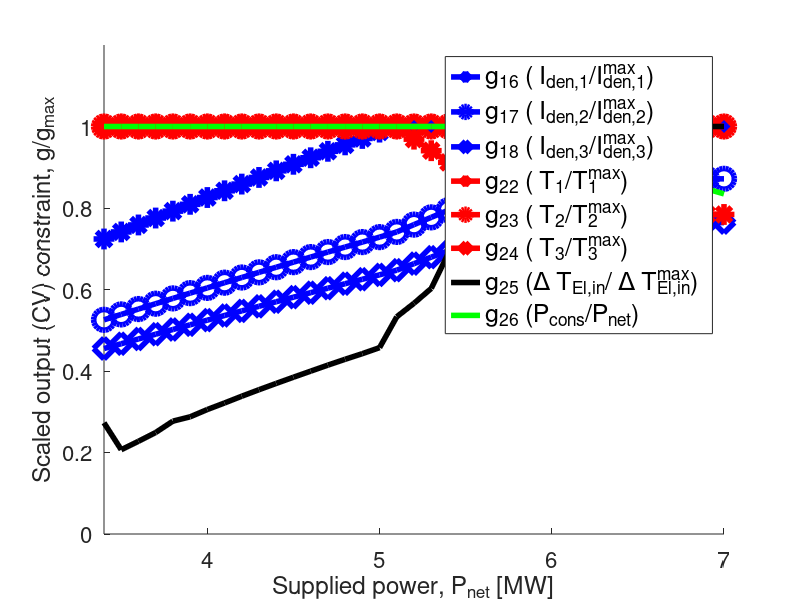

The MATLAB source for this figure: (Note: this script raises an error after producing the figure.)
clc
clear
close all

% load Data_CoupledElectrolyzerState2
% load Data_CoupledElectrolyzerState1
% load Data_DecoupledElectrolyzers_State1
% load Data_DecoupledElectrolyzers_State2

load DataThesis_ActiveRegionPlot

par.N = 3;

%% active region graphs for the thesis
%  ac_C_S2(counter,:) = [Iden/198.5, 32./Iden, Tk/80, 25./Tk, (max(Tk)-T_El_in_set)/30, Pcons/Pnet,...
%         qlye_kgs/10, 0.5./qlye_kgs, qcw_kgs/80 1e-5/qcw_kgs];

set(0, 'DefaultAxesFontSize', 16,  'DefaultLineLineWidth', 4)
fig1 = figure('NumberTitle', 'off', 'Name', 'Active region map, Flowsheet 1, State 2');
hold on
linS = {'*','o','d'};
for i=1:par.N
    txt = [',',num2str(i)];
    plot(row_C_S2(:,1),ac_C_S2(:,i),strcat('-',linS{i},'b'),'DisplayName',strcat('g_{',num2str(5*par.N+i),'} (',' I_{den',txt,'}/I_{den',txt,'}^{max})'), 'MarkerSize',15);%Iden_max constraint
    hold on
end
for i=1:par.N
    txt = num2str(i);
    plot(row_C_S2(:,1),ac_C_S2(:,2*par.N+i),strcat('-',linS{i},'r'),'DisplayName',strcat('g_{',num2str(7*par.N+i),'} (', ' T_{',txt,'}/T_{',txt,'}^{max})'), 'MarkerSize',15);%T_max constraint
    hold on
end
hold on
plot(row_C_S2(:,1),ac_C_S2(:,4*par.N+1),strcat('-','k'),'DisplayName',strcat('g_{25} (','\Delta T_{El,in}/ \Delta T_{El,in}^{max})'))%Tk-Telin constraint
hold on
plot(row_C_S2(:,1),ac_C_S2(:,4*par.N+2),strcat('-','g'),'DisplayName',strcat('g_{26} (','P_{cons}/P_{net})'))%Pcons constraint

ylim([0 1.2])
xlim([3.4,7])
legend show
legend('FontSize',18)
% legend('Orientation','horizontal')
xlabel('Supplied power, P_n_e_t [MW]')
ylabel('Scaled output (CV) constraint, g/g_{max}')
h1 = xline(5.1,'--k','Medium Power','LabelOrientation','Horizontal','FontSize',18);
h1.Annotation.LegendInformation.IconDisplayStyle = 'off';
h2 = xline(5.8,'--k','High Power','LabelOrientation','Horizontal','FontSize',18);
h2.Annotation.LegendInformation.IconDisplayStyle = 'off';
h3 = xline(3.4,'--k','Low Power','LabelOrientation','Horizontal','FontSize',18);
h3.Annotation.LegendInformation.IconDisplayStyle = 'off';
box on
saveas(fig1,'ThesisAC_Output','epsc');

set(0, 'DefaultAxesFontSize', 16,  'DefaultLineLineWidth', 4)
fig2 = figure('NumberTitle', 'off', 'Name', 'Active region map, Flowsheet 1, State 2');
hold on
linS = {'*','o','d'};
for i=1:par.N
    txt = [',',num2str(i)];
    plot(row_C_S2(:,1),ac_C_S2(:,4*par.N+2+i),strcat('-',linS{i},'m'),'DisplayName',strcat('g_{',num2str(par.N+i),'} (',' q_{lye',txt,'}/q_{lye',txt,'}^{max})'), 'MarkerSize',15);%qlye_max constraint
    hold on
end
ylim([0 1.2])
xlim([3.4,7])
legend show
legend('FontSize',18)
% legend('Orientation','horizontal')
xlabel('Supplied power, P_n_e_t [MW]')
ylabel('Scaled input (MV) constraint, g/g_{max}')
h4 = xline(5.1,'--k','Medium Power','DisplayName','P_{net} = 5.1 MW','LabelOrientation','Horizontal','FontSize',18);
h4.Annotation.LegendInformation.IconDisplayStyle = 'off';
h5 = xline(5.8,'--k','High Power','DisplayName','P_{net} = 5.8 MW','LabelOrientation','Horizontal','FontSize',18);
h5.Annotation.LegendInformation.IconDisplayStyle = 'off';
h6 = xline(3.4,'--k','Low Power','DisplayName','P_{net} = 3.4 MW','LabelOrientation','Horizontal','FontSize',18);
h6.Annotation.LegendInformation.IconDisplayStyle = 'off';
box on
saveas(fig2,'ThesisAC_Input','epsc');

%% %active region graph for Flowsheet 1 State 1
% set(0, 'DefaultAxesFontSize', 12,  'DefaultLineLineWidth', 1.5)
% fig1 = figure('NumberTitle', 'off', 'Name', 'Active region map, Flowsheet 1, State 1');
% hold on
% subplot(2,1,1)
% linS = {'*','o','d'};
% for i=1:par.N
%     txt = ['El ',num2str(i)];
%     plot(row_C_S1(:,1),ac_C_S1(:,i),strcat('-',linS{i},'b'),'DisplayName',strcat(txt,' Iden_M_a_x'))
%     hold on
%     plot(row_C_S1(:,1),ac_C_S1(:,par.N+i),strcat('--',linS{i},'b'),'DisplayName',strcat(txt,' Iden_M_i_n'))
%     hold on
%     plot(row_C_S1(:,1),ac_C_S1(:,2*par.N+i),strcat('-',linS{i},'r'),'DisplayName',strcat(txt,' T_M_a_x'))
% end
% hold on
% plot(row_C_S1(:,1),ac_C_S1(:,5*par.N+2),strcat('--','k'),'DisplayName',' \Delta T2_H_e_x_ _M_i_n')
% ylim([0 1.2])
% xlim([0,7])
% legend show
% legend('Orientation','horizontal')
% xlabel('Supplied power, P_n_e_t [MW]')
% ylabel('Scaled active constraint, c/c_m_a_x')
% xline(1,'-k','LineWidth',1.2,'DisplayName','P_n_e_t_ _M_i_n');
% 
% subplot(2,1,2)
% linS = {'*','o','d'};
% for i=1:par.N
%     txt = ['El ',num2str(i)];
%     plot(row_C_S1(:,1),ac_C_S1(:,6*par.N+2+i),strcat('--',linS{i},'m'),'DisplayName',strcat(txt,' qlye_M_i_n'))
%     hold on
% end
% ylim([0 1.2])
% xlim([0,7])
% legend show
% legend('Orientation','horizontal')
% xlabel('Supplied power, P_n_e_t [MW]')
% ylabel('Scaled active constraint, c/c_m_a_x')
% xline(1,'-k','LineWidth',1.2,'DisplayName','P_n_e_t_ _M_i_n');
% saveas(fig1,'AC_F1S1','epsc');

%% %active region graph for Flowsheet 1 State 2
% set(0, 'DefaultAxesFontSize', 12,  'DefaultLineLineWidth', 1.5)
% fig2 = figure('NumberTitle', 'off', 'Name', 'Active region map, Flowsheet 1, State 2');
% hold on
% subplot(2,1,1)
% linS = {'*','o','d'};
% for i=1:par.N
%     txt = ['El ',num2str(i)];
%     plot(row_C_S2(:,1),ac_C_S2(:,i),strcat('-',linS{i},'b'),'DisplayName',strcat(txt,' Iden_M_a_x'))
%     hold on
%     plot(row_C_S2(:,1),ac_C_S2(:,par.N+i),strcat('--',linS{i},'b'),'DisplayName',strcat(txt,' Iden_M_i_n'))
%     hold on
%     plot(row_C_S2(:,1),ac_C_S2(:,2*par.N+i),strcat('-',linS{i},'r'),'DisplayName',strcat(txt,' T_M_a_x'))
%     hold on
% end
% hold on
% plot(row_C_S2(:,1),ac_C_S2(:,5*par.N+2),strcat('--','k'),'DisplayName',' \Delta T2_H_e_x_ _M_i_n')
% ylim([0 1.2])
% xlim([0,7])
% legend show
% legend('Orientation','horizontal')
% xlabel('Supplied power, P_n_e_t [MW]')
% ylabel('Scaled active constraint, c/c_m_a_x')
% xline(1.2,'-k','LineWidth',1.2,'DisplayName','P_n_e_t_ _M_i_n');
% subplot(2,1,2)
% linS = {'*','o','d'};
% for i=1:par.N
%     txt = ['El ',num2str(i)];
%     plot(row_C_S2(:,1),ac_C_S2(:,5*par.N+2+i),strcat('-',linS{i},'m'),'DisplayName',strcat(txt,' qlye_M_a_x'))
%     hold on
%     plot(row_C_S2(:,1),ac_C_S2(:,6*par.N+2+i),strcat('--',linS{i},'m'),'DisplayName',strcat(txt,' qlye_M_i_n'))
%     hold on
% end
% plot(row_C_S2(:,1),ac_C_S2(:,7*par.N+3),strcat('-','g'),'DisplayName',' qcw_M_a_x')
% ylim([0 1.2])
% xlim([0,7])
% legend show
% legend('Orientation','horizontal')
% xlabel('Supplied power, P_n_e_t [MW]')
% ylabel('Scaled active constraint, c/c_m_a_x')
% xline(1.2,'-k','LineWidth',1.2,'DisplayName','P_n_e_t_ _M_i_n');
% saveas(fig2,'AC_F1S2','epsc');

% %% active region graph for Flowsheet 2 State 1
% set(0, 'DefaultAxesFontSize', 12,  'DefaultLineLineWidth', 1.5)
% fig3 = figure('NumberTitle', 'off', 'Name', 'Active region map, Flowsheet 2, State 1');
% hold on
% subplot(2,1,1)
% linS = {'*','o','d'};
% % solid line, max constraint, -- line min constraint
% for i=1:par.N
%     txt = ['El ',num2str(i)];
%     plot(row_DC_S1(:,1),ac_DC_S1(:,i),strcat('-',linS{i},'b'),'DisplayName',strcat(txt,' Iden_M_a_x'))
%     hold on
%     plot(row_DC_S1(:,1),ac_DC_S1(:,par.N+i),strcat('--',linS{i},'b'),'DisplayName',strcat(txt,' Iden_M_i_n'))
%     hold on
%     plot(row_DC_S1(:,1),ac_DC_S1(:,2*par.N+i),strcat('-',linS{i},'r'),'DisplayName',strcat(txt,' T_M_a_x'))
%     hold on
%     plot(row_DC_S1(:,1),ac_DC_S1(:,6*par.N+i),strcat('--',linS{i},'k'),'DisplayName',strcat(txt,' \Delta T2_H_e_x_ _M_i_n'))
%     hold on
% end
% ylim([0 1.2])
% xlim([0,7])
% legend show
% legend('Orientation','horizontal')
% xlabel('Supplied power, P_n_e_t [MW]')
% ylabel('Scaled active constraint, c/c_m_a_x')
% xline(1,'-k','LineWidth',1.2,'DisplayName','P_n_e_t_ _M_i_n');
% 
% subplot(2,1,2)
% linS = {'*','o','d'};
% % solid line, max constraint, -- line min constraint
% for i=1:par.N
%     txt = ['El ',num2str(i)];
%     plot(row_DC_S1(:,1),ac_DC_S1(:,8*par.N+i),strcat('--',linS{i},'m'),'DisplayName',strcat(txt,' qlye_M_i_n'))  
%     hold on
% end
% ylim([0 1.2])
% xlim([0,7])
% legend show
% legend('Orientation','horizontal')
% xlabel('Supplied power, P_n_e_t [MW]')
% ylabel('Scaled active constraint, c/c_m_a_x')
% xline(1,'-k','LineWidth',1.2,'DisplayName','P_n_e_t_ _M_i_n');
% saveas(fig3,'AC_F2S1','epsc');
% 
% %active region graph for Flowsheet 2 State 2
% set(0, 'DefaultAxesFontSize', 12,  'DefaultLineLineWidth', 1.5)
% fig4 = figure('NumberTitle', 'off', 'Name', 'Active region map, Flowsheet 2, State 2');
% hold on
% subplot(2,1,1)
% linS = {'*','o','d'};
% for i=1:par.N
%     txt = ['El ',num2str(i)];
%     plot(row_DC_S2(:,1),ac_DC_S2(:,i),strcat('-',linS{i},'b'),'DisplayName',strcat(txt,' Iden_M_a_x'))
%     hold on
%     plot(row_DC_S2(:,1),ac_DC_S2(:,par.N+i),strcat('--',linS{i},'b'),'DisplayName',strcat(txt,' Iden_M_i_n'))
%     hold on
%     plot(row_DC_S2(:,1),ac_DC_S2(:,2*par.N+i),strcat('-',linS{i},'r'),'DisplayName',strcat(txt,' T_M_a_x'))
%     hold on
%     plot(row_DC_S2(:,1),ac_DC_S2(:,6*par.N+i),strcat('--',linS{i},'k'),'DisplayName',strcat(txt,' \Delta T2_H_e_x_ _M_i_n'))
%     hold on
% end
% ylim([0 1.2])
% xlim([0,7])
% legend show
% legend('Orientation','horizontal')
% xlabel('Supplied power, P_n_e_t [MW]')
% ylabel('Scaled active constraint, c/c_m_a_x')
% xline(1.1,'-k','LineWidth',1.2,'DisplayName','P_n_e_t_ _M_i_n');
% 
% subplot(2,1,2)
% linS = {'*','o','d'};
% for i=1:par.N
%     txt = ['El ',num2str(i)];
%     plot(row_DC_S2(:,1),ac_DC_S2(:,7*par.N+i),strcat('-',linS{i},'m'),'DisplayName',strcat(txt,' qlye_M_a_x'))
%     hold on
%     plot(row_DC_S2(:,1),ac_DC_S2(:,8*par.N+i),strcat('--',linS{i},'m'),'DisplayName',strcat(txt,' qlye_M_i_n'))
%     hold on
%     plot(row_DC_S2(:,1),ac_DC_S2(:,9*par.N+i),strcat('-',linS{i},'g'),'DisplayName',strcat(txt,' qcw_M_a_x'))
%     hold on
% end
% ylim([0 1.2])
% xlim([0,7])
% legend show
% legend('Orientation','horizontal')
% xlabel('Supplied power, P_n_e_t [MW]')
% ylabel('Scaled active constraint, c/c_m_a_x')
% xline(1.1,'-k','LineWidth',1.2,'DisplayName','P_n_e_t_ _M_i_n');
% saveas(fig4,'AC_F2S2','epsc');